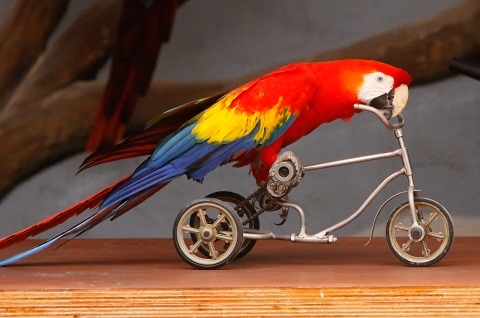
#> input picture input.jpg, 480 x 318 px
$ python 'Rotate by 90 degrees.py'
#> lines starting #> are read from the running program, lines starting #| are printed output that depends on the picture
# Author Kavya S
# Email kavyareddy357@gmail.com
# Rotate image by 90 degrees

from PIL import Image
i = Image.open("input.jpg")
#> i is the input picture: PIL image 480x318 RGB; mean R, G, B 118.7, 80.9, 63.5

#pixel data is stored in pixels in form of two dimensional array
pixels = i.load()
width, height = i.size
#> width = 480; height = 318
j=Image.new(i.mode,(height,width))
#> j: PIL image 318x480 RGB; every value is 0


#cpixel[0] contains red value   cpixel[1] contains green value
#cpixel[2] contains blue value  cpixel[3] contains alpha value
for image_width_iterator in range(width):
    for image_height_iterator in range(height):
        cpixel = pixels[image_width_iterator,image_height_iterator]
        j.putpixel((abs(height-1-image_height_iterator),abs(image_width_iterator)),(cpixel))
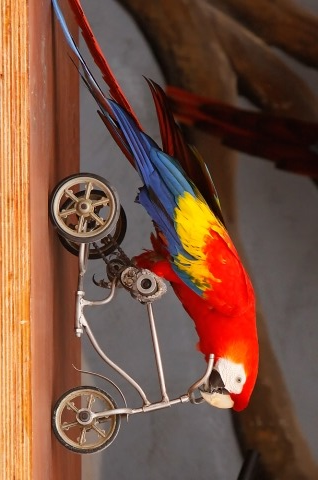
#> j: PIL image 318x480 RGB; mean R, G, B 118.7, 80.9, 63.5
j.save('output.png')
